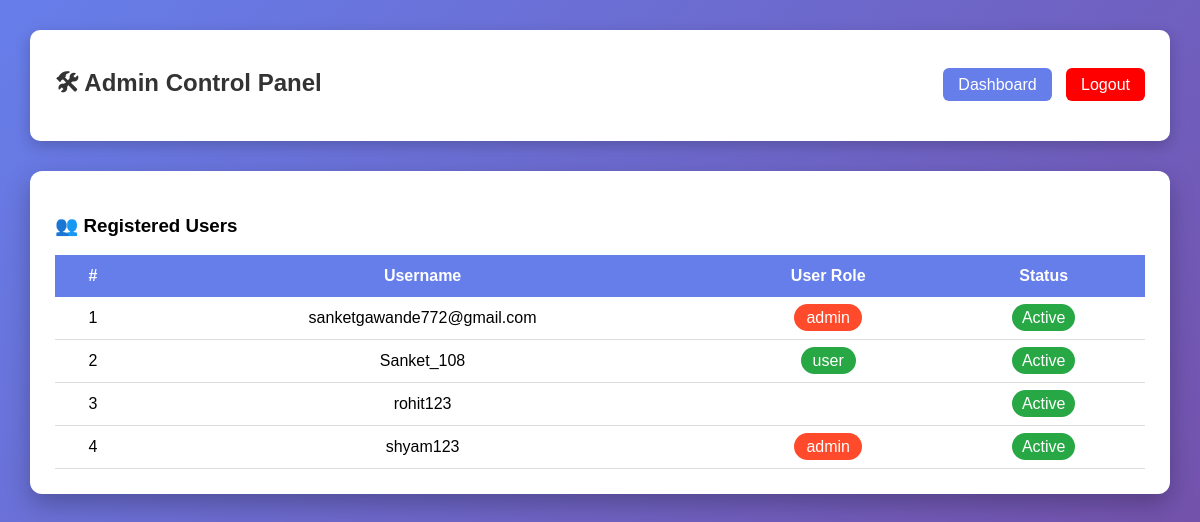
The page /admin (signed in) on the database its author committed.
### tables this page shows
CREATE TABLE users(
id INTEGER PRIMARY KEY AUTOINCREMENT,
username TEXT UNIQUE,
password TEXT,
role TEXT
);

### app.py (the view)
@app.route('/admin')
@admin_required
def admin():
    db = get_db()
    users = db.execute(
        "SELECT username,role FROM users"
    ).fetchall()
    return render_template('admin.html', users=users)

### app.py (called while the page is built)
def get_db():
    conn = sqlite3.connect("database.db")
    conn.row_factory = sqlite3.Row
    return conn

def admin_required(f):
    @wraps(f)
    def wrapper(*args, **kwargs):
        if 'role' not in session:
            return redirect('/login')
        if session['role'] != "admin":
            return "❌ Access Denied (Admin Only)"
        return f(*args, **kwargs)
    return wrapper

### templates/admin.html (shortened to what this page needs)
<!DOCTYPE html>
<html>
<head>
    <link rel="stylesheet" href="/static/style.css">
</head>
<body>
<div class="admin-container">
    <div class="admin-header">
        <h2>🛠 Admin Control Panel</h2>
        <div>
            <a href="/dashboard" class="nav-btn">Dashboard</a>
            <a href="/logout" class="logout-btn">Logout</a>
        </div>
    </div>
    <div class="table-card">
        <h3>👥 Registered Users</h3>
        <table class="admin-table">
            <thead>
                <tr>
                    <th>#</th>
                    <th>Username</th>
                    <th>User Role</th>
                    <th>Status</th>
                </tr>
            </thead>
            <tbody>
                {% for u in users %}
                <tr>
                    <td>{{ loop.index }}</td>
                    <td>{{ u.username }}</td>
                    <td>
                        <span class="role {{u.role}}">
                            {{ u.role }}
                        </span>
                    </td>
                    <td>
                        <span class="active">Active</span>
                    </td>
                </tr>
                {% endfor %}
            </tbody>
        </table>
    </div>
</div>
</body>
</html>

### static/style.css (style rules this page uses)
* { box-sizing: border-box; }
body { font-family: "Segoe UI", Tahoma, Arial, sans-serif; background: #f4f6f9; margin: 0; padding: 0; }
h2 { text-align: center; margin-bottom: 20px; color: #333; }
table { width: 100%; border-collapse: collapse; margin-top: 15px; }
table th { background: #4a6cf7; color: #fff; padding: 12px; }
table td { padding: 10px; border-bottom: 1px solid #ddd; text-align: center; }
body { margin:0; font-family:Arial, Helvetica, sans-serif; background:#f4f6f9; }
.admin-container { min-height:100vh; background:linear-gradient(135deg,#667eea,#764ba2); padding:30px; }
.admin-header { background:white; padding:15px 25px; border-radius:10px; display:flex; justify-content:space-between; align-items:center; box-shadow:0 5px 15px rgba(0,0,0,0.2); }
.nav-btn { background:#667eea; color:white; padding:8px 15px; border-radius:6px; text-decoration:none; margin-right:10px; }
.logout-btn { background:red; color:white; padding:8px 15px; border-radius:6px; text-decoration:none; }
.table-card { background:white; margin-top:30px; padding:25px; border-radius:12px; box-shadow:0 10px 25px rgba(0,0,0,0.25); }
.admin-table { width:100%; border-collapse:collapse; margin-top:15px; }
.admin-table th { background:#667eea; color:white; padding:12px; }
.admin-table td { padding:12px; text-align:center; border-bottom:1px solid #ddd; }
.role { padding:5px 12px; border-radius:20px; color:white; }
.role.admin { background:#ff4b2b; }
.role.user { background:#28a745; }
.active { background:#28a745; color:white; padding:5px 10px; border-radius:20px; }
body { margin:0; font-family:Arial, Helvetica, sans-serif; }

### rows shown on the page
users: username "sanketgawande772@gmail.com", role "admin"
users: username "Sanket_108", role "user"
users: username "rohit123"
users: username "shyam123", role "admin"
